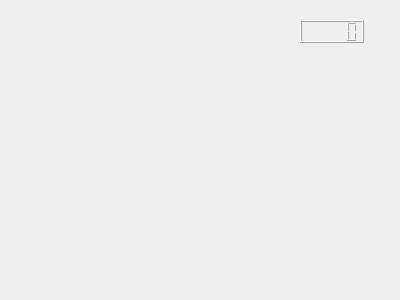
<?xml version="1.0" encoding="UTF-8"?>
<ui version="4.0">
 <class>Dialog</class>
 <widget class="QDialog" name="Dialog">
  <property name="geometry">
   <rect>
    <x>0</x>
    <y>0</y>
    <width>400</width>
    <height>300</height>
   </rect>
  </property>
  <property name="windowTitle">
   <string>Dialog</string>
  </property>
  <widget class="QLCDNumber" name="number">
   <property name="geometry">
    <rect>
     <x>300</x>
     <y>20</y>
     <width>64</width>
     <height>23</height>
    </rect>
   </property>
  </widget>
 </widget>
 <resources/>
 <connections/>
</ui>
